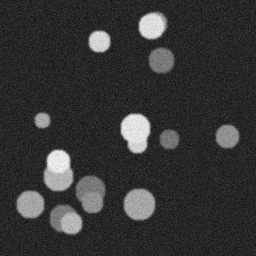
#> input picture exercise_2/data/DIC-C2DH-HeLa/01/t002.png, 256 x 256 px, given as the content of the folder ../data/DIC-C2DH-HeLa/01/t002.png, which was not available
$ python process_images.py --input ../data/DIC-C2DH-HeLa/01/t002.png
#> lines starting #> are read from the running program, lines starting #| are printed output that depends on the picture; after the words box and inside, x2 and y2 are one past the last pixel; in counts of white or black regions, pixels touching at a corner belong together; long printed decimals are rounded; pictures that were not available may be replaced by others from this repository, and a replacement may not be noted
from __future__ import annotations

import argparse
import time
from multiprocessing import Pool
from pathlib import Path

import numpy as np
import pandas as pd
from skimage import color, exposure, filters, io, measure, morphology, segmentation, util


def segment_image(path: Path) -> tuple[str, pd.DataFrame, np.ndarray]:
    image = io.imread(path)
#> image is the input picture: shape (256, 256); min 1, max 255, mean 53
    if image.ndim == 3:
        image = color.rgb2gray(image)
    image = util.img_as_float(image)
    image = exposure.equalize_adapthist(image)
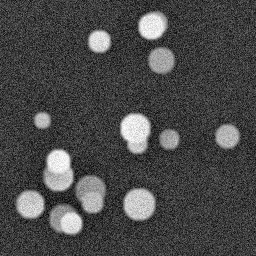
#> image: shape (256, 256) float64; min 0, max 1, mean 0.287
    threshold = filters.threshold_otsu(image)
#> threshold = 0.482
    mask = image > threshold
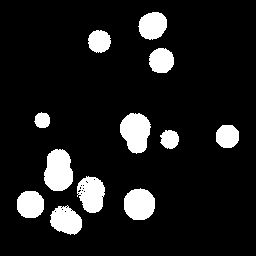
#> mask: shape (256, 256) bool; 11% white; 12 white regions, largest, box (x1, y1, x2, y2) and area: (44, 149, 73, 191) 967, (120, 113, 151, 154) 925, (124, 188, 155, 220) 800
    mask = morphology.remove_small_objects(mask, min_size=30)
    mask = morphology.remove_small_holes(mask, area_threshold=30)
    labels = measure.label(mask)
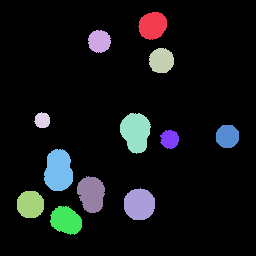
#> labels: shape (256, 256) int32; 13 distinct labels, from 0 to 12; one colour per label, 0 black
    rows = []
    for region in measure.regionprops(labels):
        minr, minc, maxr, maxc = region.bbox
        rows.append({
            'image': path.name,
            'label': region.label,
            'bbox_min_row': minr,
            'bbox_min_col': minc,
            'bbox_max_row': maxr,
            'bbox_max_col': maxc,
            'area_px': region.area,
            'major_axis_length_px': region.major_axis_length,
            'minor_axis_length_px': region.minor_axis_length,
            'centroid_row': region.centroid[0],
            'centroid_col': region.centroid[1],
        })
#> this loop made 12 passes
#> (minr, minc, maxr, maxc) on passes 1 to 12: (12, 138, 40, 167), (30, 88, 53, 111), (48, 149, 73, 174), (112, 34, 128, 50), (113, 120, 154, 151), (125, 216, 148, 239), (130, 160, 149, 179), (149, 44, 191, 73), (176, 77, 213, 105), (188, 124, 220, 155), (191, 17, 218, 44), (206, 50, 235, 82)
#> after the loop, rows = 12 items
    return path.name, pd.DataFrame(rows), segmentation.mark_boundaries(image, labels)


def _worker(path_str: str):
    return segment_image(Path(path_str))


def run(folder: Path, mode: str, workers: int) -> tuple[pd.DataFrame, float]:
    image_paths = [p for p in sorted(folder.glob('*')) if p.suffix.lower() in {'.tif', '.tiff', '.png', '.jpg', '.jpeg'}]
    start = time.perf_counter()
    if mode == 'serial':
        outputs = [segment_image(path) for path in image_paths]
#> outputs = 1 item
    else:
        with Pool(processes=workers) as pool:
            outputs = pool.map(_worker, [str(p) for p in image_paths])
    elapsed = time.perf_counter() - start

    rows = []
    out_dir = folder.parents[2] / 'results'
    overlay_dir = out_dir / f'overlays_{mode}'
    overlay_dir.mkdir(parents=True, exist_ok=True)
    for name, df, overlay in outputs:
        rows.append(df)
        io.imsave(overlay_dir / f'{Path(name).stem}_overlay.png', util.img_as_ubyte(overlay))
#> this loop made 1 pass
#> (name, df) on pass 1: ('t002.png', table of 12 rows and 11 columns)
#> pass 1, in run, `io.imsave(overlay_dir / f'{Path(name).stem}_overlay.png', util.img_as_..`:
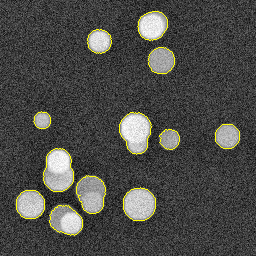
#> saved as t002_overlay.png: shape (256, 256, 3); mean R, G, B 75.4, 75.4, 71.5
#> after the loop, rows = 1 item
    full = pd.concat(rows, ignore_index=True) if rows else pd.DataFrame()
#> full = table of 12 rows and 11 columns
    return full, elapsed


def summarize(df: pd.DataFrame) -> pd.DataFrame:
    if df.empty:
        return pd.DataFrame(columns=['image', 'detected_cells', 'avg_width_px', 'avg_length_px', 'std_width_px', 'std_length_px'])
    summary = df.groupby('image').agg(
        detected_cells=('label', 'count'),
        avg_width_px=('minor_axis_length_px', 'mean'),
        avg_length_px=('major_axis_length_px', 'mean'),
        std_width_px=('minor_axis_length_px', 'std'),
        std_length_px=('major_axis_length_px', 'std'),
    ).reset_index()
    return summary


def main() -> None:
    parser = argparse.ArgumentParser()
    parser.add_argument('--input', required=True)
    parser.add_argument('--mode', choices=['serial', 'parallel'], default='serial')
    parser.add_argument('--workers', type=int, default=4)
    args = parser.parse_args()

    folder = Path(args.input)
    measurements, elapsed = run(folder, args.mode, args.workers)
#> measurements = table of 12 rows and 11 columns; elapsed = 0.0891
    summary = summarize(measurements)
#> summary = table of 1 rows and 6 columns

    out_dir = folder.parents[2] / 'results'
    out_dir.mkdir(parents=True, exist_ok=True)
    measurements.to_csv(out_dir / f'measurements_{args.mode}.csv', index=False)
    summary.to_csv(out_dir / f'summary_{args.mode}.csv', index=False)
    pd.DataFrame([{'mode': args.mode, 'workers': args.workers, 'time_s': elapsed, 'images': summary.shape[0]}]).to_csv(
        out_dir / f'timing_{args.mode}.csv', index=False
    )
    print(summary)
#> (printed output is left out)
    print({'mode': args.mode, 'time_s': elapsed})
#| {'mode': 'serial', 'time_s': 0.08911}


if __name__ == '__main__':
    main()

$ run again, on exercise_2/data/DIC-C2DH-HeLa/01/t003.png
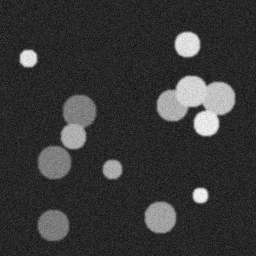
#> input picture exercise_2/data/DIC-C2DH-HeLa/01/t003.png, 256 x 256 px, given as the content of the folder ../data/DIC-C2DH-HeLa/01/t003.png, which was not available
#> in segment_image, image is the input picture: shape (256, 256); min 1, max 255, mean 54.5
#> threshold = 0.471
#> in segment_image, `labels = measure.label(mask)`:
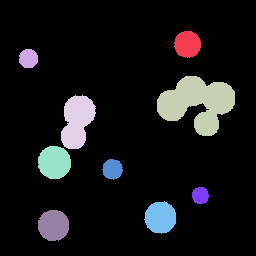
#> labels: shape (256, 256) int32; 10 distinct labels, from 0 to 9; one colour per label, 0 black
#> the loop in segment_image, `for region in measure.regionprops(labels):` made 9 passes
#> (minr, minc, maxr, maxc) on passes 1 to 8: (31, 174, 58, 201), (49, 19, 68, 38), (76, 157, 136, 235), (95, 61, 149, 96), (146, 38, 179, 71), (159, 102, 180, 123), (187, 192, 204, 209), (201, 144, 234, 176)
#> after the loop in segment_image, `for region in measure.regionprops(labels):`: rows = 9 items
#> outputs = 1 item
#> the loop in run, `for name, df, overlay in outputs:` made 1 pass
#> (name, df) on pass 1: ('t003.png', table of 9 rows and 11 columns)
#> pass 1, in run, `io.imsave(overlay_dir / f'{Path(name).stem}_overlay.png', util.img_as_..`:
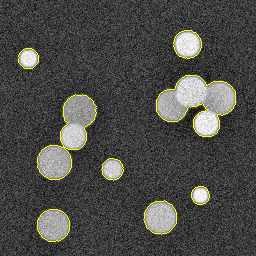
#> saved as t003_overlay.png: shape (256, 256, 3); mean R, G, B 76, 76, 72.3
#> full = table of 9 rows and 11 columns
#> elapsed = 0.0899
#> summary = table of 1 rows and 6 columns
#> (printed output is left out)
#| {'mode': 'serial', 'time_s': 0.08988}

$ run again, on exercise_2/data/DIC-C2DH-HeLa/01/t004.png
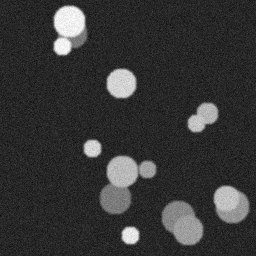
#> input picture exercise_2/data/DIC-C2DH-HeLa/01/t004.png, 256 x 256 px, given as the content of the folder ../data/DIC-C2DH-HeLa/01/t004.png, which was not available
#> in segment_image, image is the input picture: shape (256, 256); min 8, max 255, mean 53.7
#> threshold = 0.479
#> in segment_image, `labels = measure.label(mask)`:
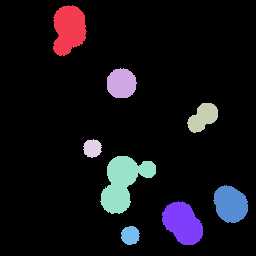
#> labels: shape (256, 256) int32; 9 distinct labels, from 0 to 8; one colour per label, 0 black
#> the loop in segment_image, `for region in measure.regionprops(labels):` made 8 passes
#> (minr, minc, maxr, maxc) on passes 1 to 8: (5, 53, 56, 87), (68, 107, 98, 137), (103, 187, 133, 218), (139, 83, 158, 102), (156, 100, 214, 156), (185, 213, 223, 248), (201, 162, 245, 203), (226, 121, 245, 140)
#> after the loop in segment_image, `for region in measure.regionprops(labels):`: rows = 8 items
#> outputs = 1 item
#> the loop in run, `for name, df, overlay in outputs:` made 1 pass
#> (name, df) on pass 1: ('t004.png', table of 8 rows and 11 columns)
#> pass 1, in run, `io.imsave(overlay_dir / f'{Path(name).stem}_overlay.png', util.img_as_..`:
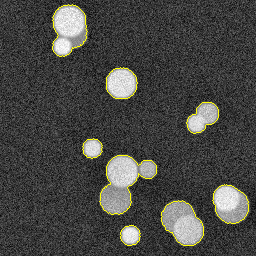
#> saved as t004_overlay.png: shape (256, 256, 3); mean R, G, B 71.6, 71.6, 68.3
#> full = table of 8 rows and 11 columns
#> elapsed = 0.0776
#> summary = table of 1 rows and 6 columns
#> (printed output is left out)
#| {'mode': 'serial', 'time_s': 0.07765}
